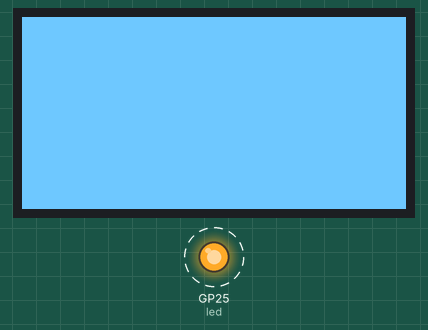
The program below on a simulated Raspberry Pi Pico running MicroPython. Parts: 128×64 one-colour display, output pins drawn as LEDs (lit = HIGH). Dashed ring = blinking. What the program prints to the serial console is not drawn.

Above: at 0.1 s.
At 1.2 s:
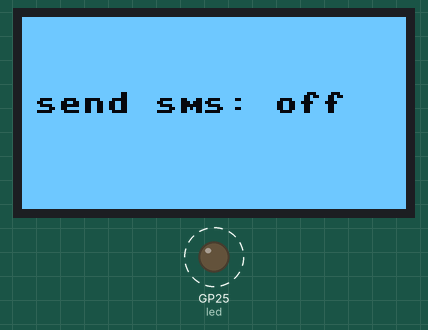
At 2.3 s:
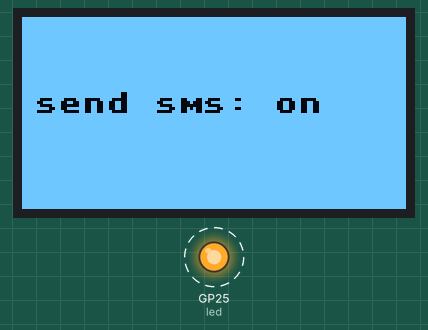
Timing chart, 0 to 130.0 s (numbered marks = the images above):
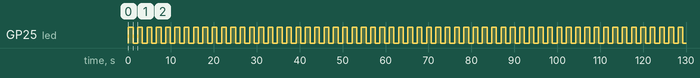

The program:

led_server.py
```python
# led_server
from ssd1306 import SSD1306_I2C
from easy_comms import Easy_comms
from time import sleep
from machine import Pin, I2C
import json

WIDTH = 128
HEIGHT = 64

i2c = I2C(0, scl=Pin(9), sda=Pin(8), freq=200000)

oled = SSD1306_I2C(WIDTH, HEIGHT, i2c)

command = {'command':'blink', 'args': 'on'}

com1 = Easy_comms(0,9600)
led = Pin(25, Pin.OUT)

while True:

    com1.send(str(json.dumps(command)))

    oled.fill(0)
    oled.invert(True)


    if command['args'] == 'on':
       command = {'command':'blink', 'args': 'off'}
       oled.text("send sms: off",4,25)
    else:
       command = {'command':'blink', 'args': 'on'}
       oled.text("send sms: on",4,25)
    led.toggle()

    sleep(1)
    oled.show()
```

easy_comms.py
```python
#Easy comms is a simple class that allows you to send and receive messages over a serial port.

from machine import UART, Pin
from time import time_ns

class Easy_comms:

    uart_id = 0
    baud_rate = 9600
    timeout = 1000 # milliseconds

    def __init__(self, uart_id:int, baud_rate:int=None):
        self.uart_id = uart_id
        if baud_rate: self.baud_rate = baud_rate

        # set the baud rate
        self.uart = UART(self.uart_id,self.baud_rate)

        # Initialise the UART serial port
        self.uart.init()

    def send(self, message:str):
        print(f'sending message: {message}')
        message = message + '\n'
        self.uart.write(bytes(message,'utf-8'))

    def start(self):
        message = "ahoy\n"
        print(message)
        self.send(message)

    def read(self)->str:
        start_time = time_ns()
        current_time = start_time
        new_line = False
        message = ""
        while (not new_line) or (current_time <= (start_time + self.timeout)):
            if (self.uart.any() > 0):
                message = message + self.uart.read().decode('utf-8')
                if '\n' in message:
                    new_line = True
                    message = message.strip('\n')
                    # print(f'received message: {message}')
                    return message
        else:
            return None
        
```

Measured:
- by itself, GP25 (led): alternates HIGH for 1.1 s and LOW for 1.1 s
- what the display in image 0 shows lasts 1.1 s, from 0.1 s to 1.2 s
